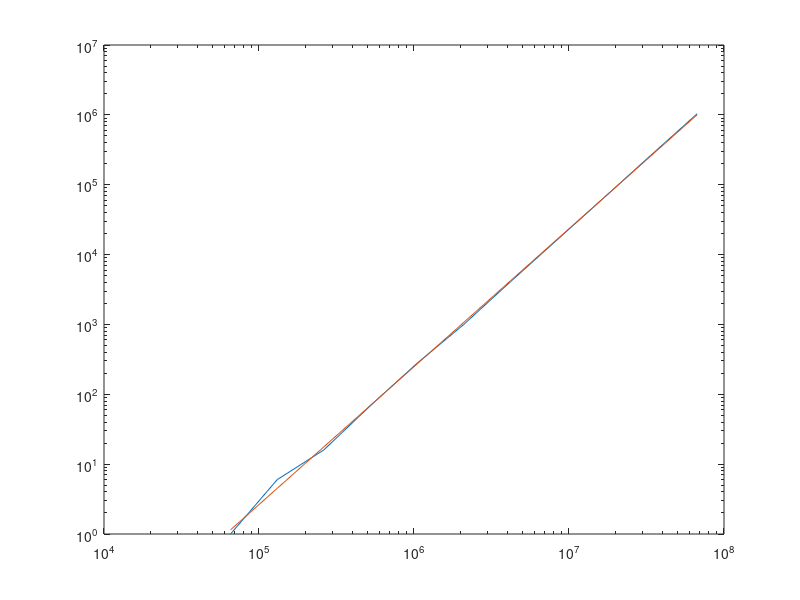

This figure's MATLAB source:
## $Id: proc.m,v 1.2 2004/11/24 23:53:01 mstorti Exp $
a=[16 0 
   17 6 
   18 16 
   19 69 
   20 279 
   21 1001 
   22 4090 
   23 16282 
   24 64843
   25 261172
   26 1037443];
a(:,2) = a(:,2) +(a(:,2)==0);

x = a(:,1)*log(2);
y = log(a(:,2));

A = [x, ones(size(x))];
param = (A'*A)\(A'*y);
aa = param(1);
bb = param(2);

yana = aa*x+bb;
## yana = 2.^(a*x+b);

loglog(2.^a(:,1),[a(:,2),e.^yana]);
## plot(a,[y yana])
